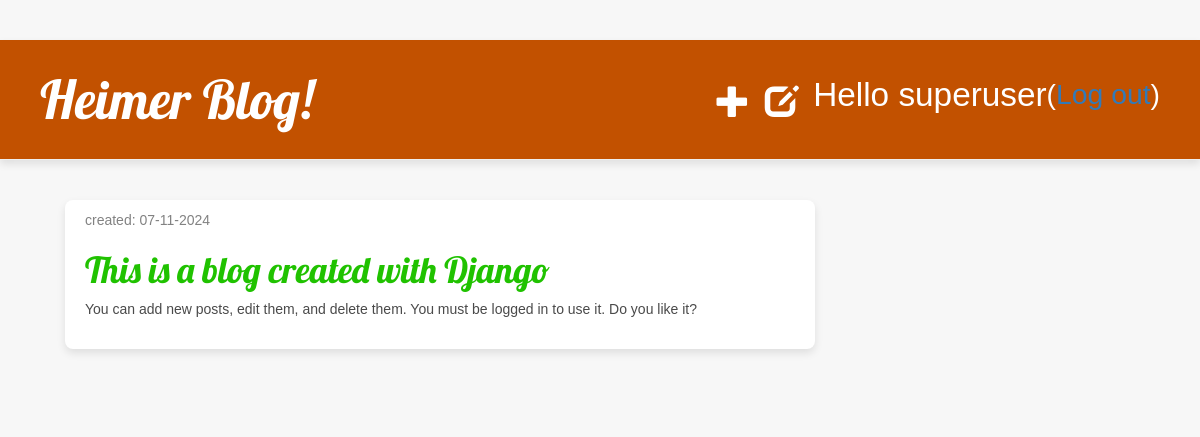
The page /drafts/ (signed in) on the database its author committed.
### blog/models.py (models this page shows, shortened)
class Post(models.Model):
    author = models.ForeignKey(settings.AUTH_USER_MODEL, on_delete=models.CASCADE)
    title = models.CharField(max_length=200)
    text = models.TextField()
    created_date = models.DateTimeField(
            default=timezone.now)
    published_date = models.DateTimeField(
            blank=True, null=True)

### blog/views.py (the view)
# urls.py: path('drafts/', views.post_draft_list, name='post_draft_list'),
def post_draft_list(request):
    posts = Post.objects.filter(published_date__isnull=True).order_by('created_date')
    return render(request, 'blog/post_draft_list.html', {'posts': posts})

### blog/templates/blog/post_draft_list.html
{% extends 'blog/base.html' %}
{% block content %}
    {% for post in posts %}
        <div class="post">
            <p class="date">created: {{ post.created_date|date:'d-m-Y' }}</p>
            <h1><a href="{% url 'post_detail' pk=post.pk %}">{{ post.title }}</a></h1>
            <p>{{ post.text|truncatechars:200 }}</p>
        </div>
    {% endfor %}
{% endblock %}

### blog/templates/blog/base.html (shortened to what this page needs)
<html>
    <head>
        {% load static %}
        <link rel="stylesheet" href="//maxcdn.bootstrapcdn.com/bootstrap/3.2.0/css/bootstrap.min.css">
        <link rel="stylesheet" href="//maxcdn.bootstrapcdn.com/bootstrap/3.2.0/css/bootstrap-theme.min.css">
        <link rel="stylesheet" href="{% static 'css/blog.css' %}">
    </head>
    <body>
        <div class="page-header">
            <h1><a href="/">Heimer Blog!</a></h1>
            <div class="top-menu-container">
                {% if user.is_authenticated %}
                    <a href="{% url 'post_new' %}" class="top-menu"><span class="glyphicon glyphicon-plus"></span></a>
                    <a href="{% url 'post_draft_list' %}" class="top-menu"><span class="glyphicon glyphicon-edit"></span></a>
                    <p class="top-menu">Hello {{ user.username }} <small>(<a href="{% url 'logout' %}">Log out</a>)</small></p>
                {% else %}
                    <a href="{% url 'login' %}" class="top-menu"><span class="glyphicon glyphicon-lock"></span></a>
                {% endif %}
            </div>
        </div>
        <div class="content container">
            <div class="row">
                <div class="col-md-8">
                    {% block content %}{% endblock %}
                </div>
            </div>
        </div>
    </body>
</html>

### blog/static/css/blog.css (style rules this page uses)
* { margin: 0; padding: 0; box-sizing: border-box; }
h1, h2, h3, h4 { font-family: 'Lobster', cursive; color: #333333; margin-bottom: 10px; }
h1 a, h2 a { color: #20c200; transition: color 0.3s; }
body { padding: 0; margin: 0; background-color: #F7F7F7; font-family: Arial, sans-serif; color: #4A4A4A; }
.page-header { display: flex; justify-content: space-between; align-items: center; background-color: #C25100; color: #ffffff; padding: 30px 40px; box-shadow: 0 4px 8px rgba(0, 0, 0, 0.1); }
.page-header h1 { font-size: 40pt; margin: 0; }
.page-header h1 a, .page-header h1 a:visited, .page-header h1 a:active { color: #ffffff; text-decoration: none; }
.top-menu-container { display: flex; gap: 15px; align-items: center; }
.top-menu { color: #ffffff; font-size: 25pt; text-decoration: none; transition: color 0.3s; display: flex; align-items: center; }
.content { margin: 40px 50px; }
.post { margin-bottom: 60px; padding: 20px; background: #ffffff; border-radius: 8px; box-shadow: 0 4px 8px rgba(0, 0, 0, 0.1); }
.date { color: #828282; font-size: 14px; margin-top: -10px; }

### rows shown on the page
Post: created_date "07-11-2024", title "This is a blog created with Django", text "You can add new posts, edit them, and delete them. You must be logged in to use it. Do you like it?"

### other values the page prints
{{ user.username }} "superuser"
